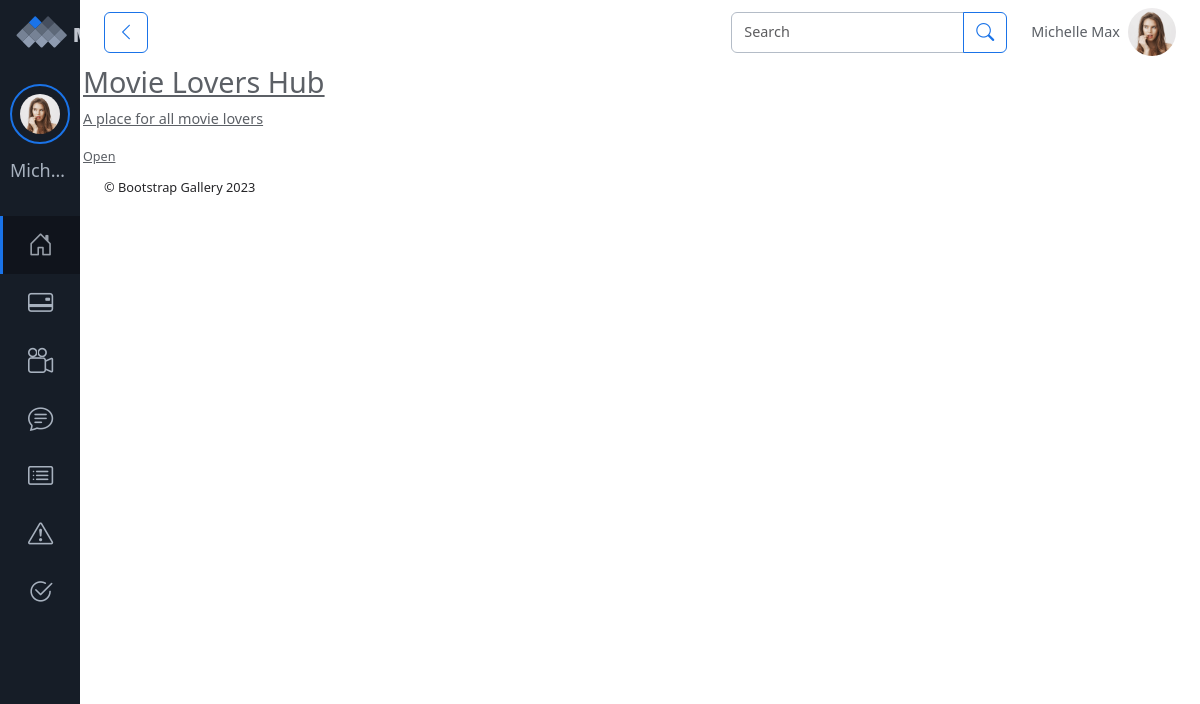
The app's page /User/Chatromms/ with its own data.
### User/models.py (models this page shows)
class tbl_chatroom(models.Model):
    user_id = models.ForeignKey(tbl_user, on_delete=models.CASCADE, null=True)
    community_name = models.CharField(max_length=200)
    community_date = models.DateField()
    community_photo = models.FileField(upload_to='Files/Community/Profile/')
    community_description = models.TextField()
    community_status = models.IntegerField(default=0)

### User/views.py (the view)
# urls.py: path('Chatromms/',views.chatroom_list, name='chatrooms'),
def chatroom_list(request):
    list = tbl_chatroom.objects.all()
    return render(request,'User/ChatroomList.html',{
        'List':list
    })

### User/Templates/User/ChatroomList.html (shortened to what this page needs)
{% extends "User/Header.html" %}
{% load static %}
    {% block content %}
    <table>
        {% for i in List %}
            <tr>
                <td><img src="{{ i.community_photo.url }}" alt=""></td>
                <td>
                    <a href="{% url 'webuser:chatpage' i.id %}">
                    <h2>{{ i.community_name }}</h2>
                    <p>{{ i.community_description }}</p>
                    {% if i.community_status == 0 %}
                        <small>Open</small>
                        {% else %}
                        <small>Closed</small>
                    {% endif %}
                </a>
                </td>
            </tr>
        {% endfor %}
    </table>
    {% endblock content %}

### records on screen
tbl_chatroom: community_name "Movie Lovers Hub", community_description "A place for all movie lovers", community_status "Open"
